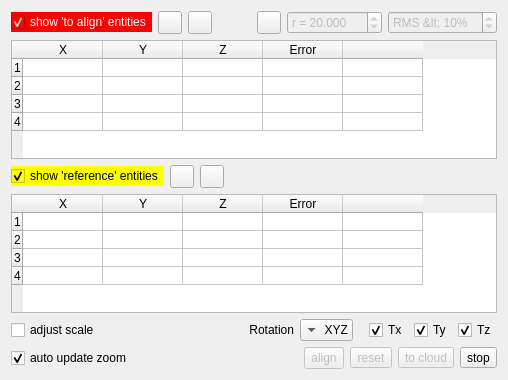
<?xml version="1.0" encoding="UTF-8"?>
<ui version="4.0">
 <class>pointPairRegistrationDlg</class>
 <widget class="QDialog" name="pointPairRegistrationDlg">
  <property name="geometry">
   <rect>
    <x>0</x>
    <y>0</y>
    <width>508</width>
    <height>380</height>
   </rect>
  </property>
  <property name="windowTitle">
   <string>Point list picking</string>
  </property>
  <layout class="QVBoxLayout" name="verticalLayout">
   <item>
    <layout class="QHBoxLayout" name="horizontalLayout">
     <item>
      <widget class="QCheckBox" name="showAlignedCheckBox">
       <property name="styleSheet">
        <string notr="true">background-color: red; color: white;</string>
       </property>
       <property name="text">
        <string>show 'to align' entities</string>
       </property>
       <property name="checked">
        <bool>true</bool>
       </property>
      </widget>
     </item>
     <item>
      <widget class="QToolButton" name="unstackAlignToolButton">
       <property name="icon">
        <iconset resource="../icones.qrc">
         <normaloff>:/CC/images/ccUnstack.png</normaloff>:/CC/images/ccUnstack.png</iconset>
       </property>
      </widget>
     </item>
     <item>
      <widget class="QToolButton" name="typeAlignToolButton">
       <property name="icon">
        <iconset resource="../icones.qrc">
         <normaloff>:/CC/images/ccPencil.png</normaloff>:/CC/images/ccPencil.png</iconset>
       </property>
      </widget>
     </item>
     <item>
      <spacer name="horizontalSpacer">
       <property name="orientation">
        <enum>Qt::Horizontal</enum>
       </property>
       <property name="sizeHint" stdset="0">
        <size>
         <width>40</width>
         <height>20</height>
        </size>
       </property>
      </spacer>
     </item>
     <item>
      <widget class="QToolButton" name="useSphereToolButton">
       <property name="toolTip">
        <string>Pick spheres instead of single points (for clouds only)</string>
       </property>
       <property name="icon">
        <iconset resource="../icones.qrc">
         <normaloff>:/CC/images/smallSphere.png</normaloff>:/CC/images/smallSphere.png</iconset>
       </property>
       <property name="checkable">
        <bool>true</bool>
       </property>
      </widget>
     </item>
     <item>
      <widget class="QDoubleSpinBox" name="radiusDoubleSpinBox">
       <property name="enabled">
        <bool>false</bool>
       </property>
       <property name="toolTip">
        <string>search radius (or the spheres radius if you know it)</string>
       </property>
       <property name="prefix">
        <string notr="true">r = </string>
       </property>
       <property name="decimals">
        <number>3</number>
       </property>
       <property name="minimum">
        <double>0.001000000000000</double>
       </property>
       <property name="maximum">
        <double>1000.000000000000000</double>
       </property>
       <property name="value">
        <double>20.000000000000000</double>
       </property>
      </widget>
     </item>
     <item>
      <widget class="QSpinBox" name="maxRmsSpinBox">
       <property name="enabled">
        <bool>false</bool>
       </property>
       <property name="toolTip">
        <string>Max RMS (as a percentage of the radius)</string>
       </property>
       <property name="suffix">
        <string notr="true">%</string>
       </property>
       <property name="prefix">
        <string notr="true">RMS &lt; </string>
       </property>
       <property name="minimum">
        <number>1</number>
       </property>
       <property name="maximum">
        <number>100</number>
       </property>
       <property name="singleStep">
        <number>1</number>
       </property>
       <property name="value">
        <number>10</number>
       </property>
      </widget>
     </item>
    </layout>
   </item>
   <item>
    <widget class="QTableWidget" name="alignedPointsTableWidget">
     <property name="editTriggers">
      <set>QAbstractItemView::NoEditTriggers</set>
     </property>
     <property name="showDropIndicator" stdset="0">
      <bool>false</bool>
     </property>
     <property name="selectionMode">
      <enum>QAbstractItemView::NoSelection</enum>
     </property>
     <attribute name="horizontalHeaderDefaultSectionSize">
      <number>80</number>
     </attribute>
     <attribute name="verticalHeaderDefaultSectionSize">
      <number>18</number>
     </attribute>
     <row>
      <property name="text">
       <string notr="true">1</string>
      </property>
     </row>
     <row>
      <property name="text">
       <string notr="true">2</string>
      </property>
     </row>
     <row>
      <property name="text">
       <string notr="true">3</string>
      </property>
     </row>
     <row>
      <property name="text">
       <string notr="true">4</string>
      </property>
     </row>
     <column>
      <property name="text">
       <string notr="true">X</string>
      </property>
     </column>
     <column>
      <property name="text">
       <string notr="true">Y</string>
      </property>
     </column>
     <column>
      <property name="text">
       <string notr="true">Z</string>
      </property>
     </column>
     <column>
      <property name="text">
       <string>Error</string>
      </property>
     </column>
     <column>
      <property name="text">
       <string/>
      </property>
     </column>
    </widget>
   </item>
   <item>
    <layout class="QHBoxLayout" name="horizontalLayout_3">
     <item>
      <widget class="QCheckBox" name="showReferenceCheckBox">
       <property name="styleSheet">
        <string notr="true">background-color: yellow;</string>
       </property>
       <property name="text">
        <string>show 'reference' entities</string>
       </property>
       <property name="checked">
        <bool>true</bool>
       </property>
      </widget>
     </item>
     <item>
      <widget class="QToolButton" name="unstackRefToolButton">
       <property name="icon">
        <iconset resource="../icones.qrc">
         <normaloff>:/CC/images/ccUnstack.png</normaloff>:/CC/images/ccUnstack.png</iconset>
       </property>
      </widget>
     </item>
     <item>
      <widget class="QToolButton" name="typeRefToolButton">
       <property name="icon">
        <iconset resource="../icones.qrc">
         <normaloff>:/CC/images/ccPencil.png</normaloff>:/CC/images/ccPencil.png</iconset>
       </property>
      </widget>
     </item>
     <item>
      <spacer name="horizontalSpacer_2">
       <property name="orientation">
        <enum>Qt::Horizontal</enum>
       </property>
       <property name="sizeHint" stdset="0">
        <size>
         <width>40</width>
         <height>20</height>
        </size>
       </property>
      </spacer>
     </item>
    </layout>
   </item>
   <item>
    <widget class="QTableWidget" name="refPointsTableWidget">
     <property name="editTriggers">
      <set>QAbstractItemView::NoEditTriggers</set>
     </property>
     <property name="showDropIndicator" stdset="0">
      <bool>false</bool>
     </property>
     <property name="selectionMode">
      <enum>QAbstractItemView::NoSelection</enum>
     </property>
     <attribute name="horizontalHeaderDefaultSectionSize">
      <number>80</number>
     </attribute>
     <attribute name="verticalHeaderDefaultSectionSize">
      <number>18</number>
     </attribute>
     <row>
      <property name="text">
       <string notr="true">1</string>
      </property>
     </row>
     <row>
      <property name="text">
       <string notr="true">2</string>
      </property>
     </row>
     <row>
      <property name="text">
       <string notr="true">3</string>
      </property>
     </row>
     <row>
      <property name="text">
       <string notr="true">4</string>
      </property>
     </row>
     <column>
      <property name="text">
       <string notr="true">X</string>
      </property>
     </column>
     <column>
      <property name="text">
       <string notr="true">Y</string>
      </property>
     </column>
     <column>
      <property name="text">
       <string notr="true">Z</string>
      </property>
     </column>
     <column>
      <property name="text">
       <string>Error</string>
      </property>
     </column>
     <column>
      <property name="text">
       <string/>
      </property>
     </column>
    </widget>
   </item>
   <item>
    <layout class="QHBoxLayout" name="horizontalLayout_4">
     <item>
      <widget class="QCheckBox" name="adjustScaleCheckBox">
       <property name="text">
        <string>adjust scale</string>
       </property>
      </widget>
     </item>
     <item>
      <spacer name="horizontalSpacer_4">
       <property name="orientation">
        <enum>Qt::Horizontal</enum>
       </property>
       <property name="sizeHint" stdset="0">
        <size>
         <width>40</width>
         <height>20</height>
        </size>
       </property>
      </spacer>
     </item>
     <item>
      <widget class="QLabel" name="label">
       <property name="sizePolicy">
        <sizepolicy hsizetype="Maximum" vsizetype="Preferred">
         <horstretch>0</horstretch>
         <verstretch>0</verstretch>
        </sizepolicy>
       </property>
       <property name="text">
        <string>Rotation</string>
       </property>
       <property name="alignment">
        <set>Qt::AlignRight|Qt::AlignTrailing|Qt::AlignVCenter</set>
       </property>
      </widget>
     </item>
     <item>
      <widget class="QComboBox" name="rotComboBox">
       <property name="sizePolicy">
        <sizepolicy hsizetype="Preferred" vsizetype="Fixed">
         <horstretch>0</horstretch>
         <verstretch>0</verstretch>
        </sizepolicy>
       </property>
       <property name="toolTip">
        <string>Constrains the rotation around a single axis (warning: experimental)</string>
       </property>
       <property name="layoutDirection">
        <enum>Qt::RightToLeft</enum>
       </property>
       <item>
        <property name="text">
         <string notr="true">XYZ</string>
        </property>
       </item>
       <item>
        <property name="text">
         <string notr="true">X</string>
        </property>
       </item>
       <item>
        <property name="text">
         <string notr="true">Y</string>
        </property>
       </item>
       <item>
        <property name="text">
         <string notr="true">Z</string>
        </property>
       </item>
      </widget>
     </item>
     <item>
      <spacer name="horizontalSpacer_5">
       <property name="orientation">
        <enum>Qt::Horizontal</enum>
       </property>
       <property name="sizeType">
        <enum>QSizePolicy::Fixed</enum>
       </property>
       <property name="sizeHint" stdset="0">
        <size>
         <width>10</width>
         <height>20</height>
        </size>
       </property>
      </spacer>
     </item>
     <item>
      <widget class="QCheckBox" name="TxCheckBox">
       <property name="sizePolicy">
        <sizepolicy hsizetype="Maximum" vsizetype="Fixed">
         <horstretch>0</horstretch>
         <verstretch>0</verstretch>
        </sizepolicy>
       </property>
       <property name="toolTip">
        <string>Constrains the translation along particular axes (warning: experimental)</string>
       </property>
       <property name="text">
        <string notr="true">Tx</string>
       </property>
       <property name="checked">
        <bool>true</bool>
       </property>
      </widget>
     </item>
     <item>
      <widget class="QCheckBox" name="TyCheckBox">
       <property name="sizePolicy">
        <sizepolicy hsizetype="Maximum" vsizetype="Fixed">
         <horstretch>0</horstretch>
         <verstretch>0</verstretch>
        </sizepolicy>
       </property>
       <property name="toolTip">
        <string>Constrains the translation along particular axes (warning: experimental)</string>
       </property>
       <property name="text">
        <string notr="true">Ty</string>
       </property>
       <property name="checked">
        <bool>true</bool>
       </property>
      </widget>
     </item>
     <item>
      <widget class="QCheckBox" name="TzCheckBox">
       <property name="sizePolicy">
        <sizepolicy hsizetype="Maximum" vsizetype="Fixed">
         <horstretch>0</horstretch>
         <verstretch>0</verstretch>
        </sizepolicy>
       </property>
       <property name="toolTip">
        <string>Constrains the translation along particular axes (warning: experimental)</string>
       </property>
       <property name="text">
        <string notr="true">Tz</string>
       </property>
       <property name="checked">
        <bool>true</bool>
       </property>
      </widget>
     </item>
    </layout>
   </item>
   <item>
    <layout class="QHBoxLayout" name="horizontalLayout_2">
     <item>
      <widget class="QCheckBox" name="autoZoomCheckBox">
       <property name="text">
        <string>auto update zoom</string>
       </property>
       <property name="checked">
        <bool>true</bool>
       </property>
      </widget>
     </item>
     <item>
      <spacer name="horizontalSpacer_3">
       <property name="orientation">
        <enum>Qt::Horizontal</enum>
       </property>
       <property name="sizeHint" stdset="0">
        <size>
         <width>40</width>
         <height>20</height>
        </size>
       </property>
      </spacer>
     </item>
     <item>
      <widget class="QToolButton" name="alignToolButton">
       <property name="enabled">
        <bool>false</bool>
       </property>
       <property name="minimumSize">
        <size>
         <width>0</width>
         <height>22</height>
        </size>
       </property>
       <property name="text">
        <string>align</string>
       </property>
      </widget>
     </item>
     <item>
      <widget class="QToolButton" name="resetToolButton">
       <property name="enabled">
        <bool>false</bool>
       </property>
       <property name="text">
        <string>reset</string>
       </property>
      </widget>
     </item>
     <item>
      <widget class="QToolButton" name="validToolButton">
       <property name="enabled">
        <bool>false</bool>
       </property>
       <property name="statusTip">
        <string>Convert list to new cloud (and close dialog)</string>
       </property>
       <property name="whatsThis">
        <string>Convert list to new cloud (and close dialog)</string>
       </property>
       <property name="text">
        <string>to cloud</string>
       </property>
       <property name="icon">
        <iconset resource="../icones.qrc">
         <normaloff>:/CC/images/smallValidate.png</normaloff>:/CC/images/smallValidate.png</iconset>
       </property>
      </widget>
     </item>
     <item>
      <widget class="QToolButton" name="cancelToolButton">
       <property name="toolTip">
        <string>Close dialog (list will be lost)</string>
       </property>
       <property name="statusTip">
        <string>Close dialog (list will be lost)</string>
       </property>
       <property name="text">
        <string>stop</string>
       </property>
       <property name="icon">
        <iconset resource="../icones.qrc">
         <normaloff>:/CC/images/smallCancel.png</normaloff>:/CC/images/smallCancel.png</iconset>
       </property>
      </widget>
     </item>
    </layout>
   </item>
  </layout>
 </widget>
 <resources>
  <include location="../icones.qrc"/>
 </resources>
 <connections>
  <connection>
   <sender>showReferenceCheckBox</sender>
   <signal>toggled(bool)</signal>
   <receiver>unstackRefToolButton</receiver>
   <slot>setEnabled(bool)</slot>
   <hints>
    <hint type="sourcelabel">
     <x>72</x>
     <y>152</y>
    </hint>
    <hint type="destinationlabel">
     <x>153</x>
     <y>152</y>
    </hint>
   </hints>
  </connection>
  <connection>
   <sender>showAlignedCheckBox</sender>
   <signal>toggled(bool)</signal>
   <receiver>unstackAlignToolButton</receiver>
   <slot>setEnabled(bool)</slot>
   <hints>
    <hint type="sourcelabel">
     <x>66</x>
     <y>20</y>
    </hint>
    <hint type="destinationlabel">
     <x>140</x>
     <y>20</y>
    </hint>
   </hints>
  </connection>
  <connection>
   <sender>useSphereToolButton</sender>
   <signal>toggled(bool)</signal>
   <receiver>radiusDoubleSpinBox</receiver>
   <slot>setEnabled(bool)</slot>
   <hints>
    <hint type="sourcelabel">
     <x>248</x>
     <y>20</y>
    </hint>
    <hint type="destinationlabel">
     <x>322</x>
     <y>20</y>
    </hint>
   </hints>
  </connection>
  <connection>
   <sender>useSphereToolButton</sender>
   <signal>toggled(bool)</signal>
   <receiver>maxRmsSpinBox</receiver>
   <slot>setEnabled(bool)</slot>
   <hints>
    <hint type="sourcelabel">
     <x>186</x>
     <y>20</y>
    </hint>
    <hint type="destinationlabel">
     <x>337</x>
     <y>20</y>
    </hint>
   </hints>
  </connection>
 </connections>
</ui>
